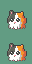

Source code (Python):
"""Cuyby-icoon ronde 2 (oogonderglans G i.p.v. Q): frame 1 met de hand gepoetst op de onderlaag onderdelen/a1.png (pal0),
pixel voor pixel volgens de rekenregels (kop 0,6 rond de hals (31,37), onderlijf 0,5; zie NOTITIES.md).
python3 r1.py -> poets/r2.png (32x64; frame 2 nog leeg)"""
import numpy as np, sys
from PIL import Image
D='docs/concept/sprites/cuyby/icoon/'
# O=15 omlijning/oogzwart, D=14 zwarte vacht (en onderste omlijning), G=1 glans zwarte vacht, W=3 wit/creme,
# S=2 schaduw creme, R=7 oranje, Q=6 donker oranje, P=10 roze, L=11 lichtroze
K={'.':0,'O':15,'D':14,'G':1,'W':3,'S':2,'R':7,'Q':6,'P':10,'L':11}
X0=7
F1=[ # x 7..25
 (10,"...OOO..............."),
 (11,"..OGDDO.......OO....."),
 (12,"..ODLDOOOOOOOOLRO...."),
 (13,"..ODPDODDWRRRRRRO...."),
 (14,"..OGDDDDDWRRRRRRO...."),
 (15,"..OGDDDDWWWRRRRQO...."),
 (16,".OGDDDDDWWWRRRRQQO..."),
 (17,".OGDDDDDWWWSRRRQQO..."),
 (18,"OGDDOODDWWOOWSRRQQQO."),
 (19,"ODDOWOOWWOWOOSRRRQQO."),
 (20,"ODDOOGOWWOOGOSRRRQQO."),
 (21,"ODDWOOWWWWOOWSRRQQQO."),
 (22,"ODWWWWWLPWWWWSSRQQQO."),
 (23,".DWWWWWGWWWWWSSRQQD.."),
 (24,"..DWWWWWWWWWSSRQQD..."),
 (25,".DSWWWWWWWWWSSRQQQD.."),
 (26,".DSWWWSWWWSWSSRQQQD.."),
 (27,".DSDWWDWWWDWSDQQDQD.."),
 (28,"..DDSDPDWWDPDDQD.D..."),
 (29,"........DD..........."),
]
def raster(rows):
    a=np.zeros((32,32),np.uint8)
    for y,s in rows:
        for i,c in enumerate(s):
            if c!='.': a[y,X0+i]=K[c]
    return a
def frame2(f1):
    """Stap 7: alles t/m y26 1 px omlaag, rij 27 vervalt, voeten (y28-29) blijven staan."""
    f2=np.zeros_like(f1); f2[11:28]=f1[10:27]; f2[28:]=f1[28:]
    return f2

if __name__=='__main__':
    f1=raster(F1); out=np.zeros((64,32),np.uint8); out[:32]=f1; out[32:]=frame2(f1)
    IP=[int(v) for l in open('graphics/pokemon/icon_palettes/pal0.pal').read().split('\n')[3:19] for v in l.split()[:3]]
    im=Image.fromarray(out,'P'); im.putpalette(IP); im.save(D+'poets/r2.png')
